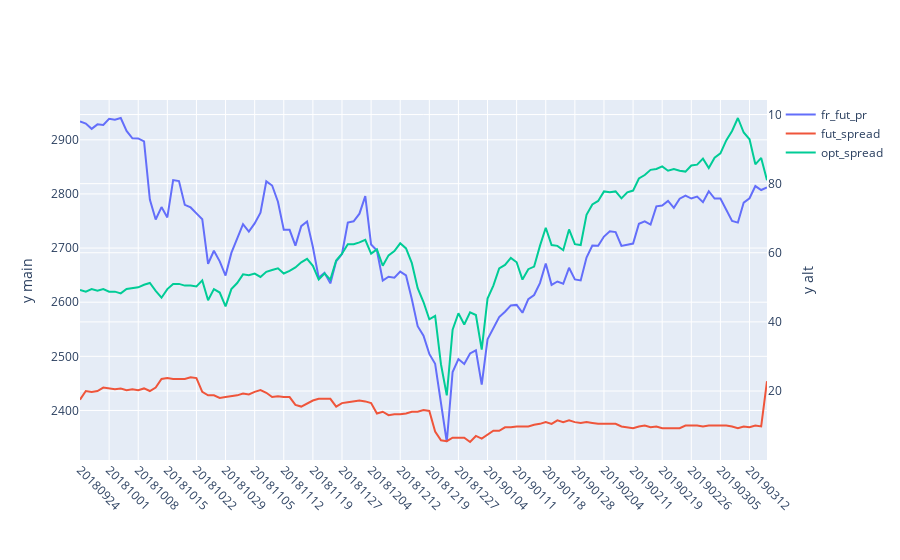

Write notebook code for a chart like this one.
### Code cell
graph_cols = ['settle_date','fr_fut_pr','fut_spread','opt_spread']
iplot(plotly_plot(df_in=df_both[graph_cols],x_column='settle_date',
                 yaxis2_cols=['fut_spread','opt_spread']))
